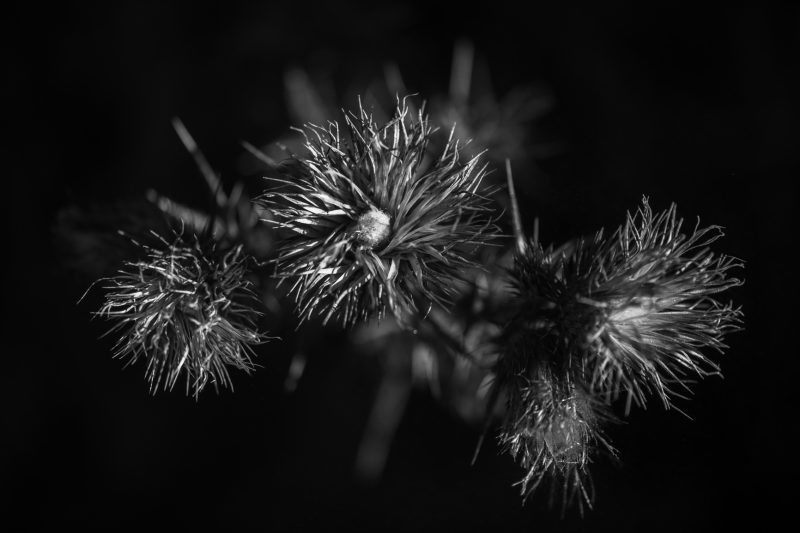
#> input picture flowers.jpg, 800 x 533 px
$ jupyter execute --allow-errors 'Magnitude and Phase Interchange Assignment-3.ipynb'
#> lines starting #> are read from the running program, lines starting #| are printed output that depends on the picture
# Magnitude and Phase Interchange Assignment-3

- imports and setup

[cell 1]
import numpy as np
import matplotlib.image as mpimg
import matplotlib.pyplot as plt
import numpy.fft as fft
import cmath

#> (a cell that did not finish here is left out)

#> (a cell that did not finish here is left out)

#> (a cell that did not finish here is left out)

#> (a cell that did not finish here is left out)

[cell 6]
img2 = mpimg.imread('flowers.jpg')
#> img2 is the input picture: shape (533, 800, 3); min 0, max 255, mean 23.4
t2= fft.fft2(img2)
plt.subplots(figsize=(20,10))
plt.subplot(2,3,1)
plt.imshow(img2)
plt.subplot(2,3,2)
plt.imshow(abs(t2).astype(np.uint8))
plt.subplot(2,3,3)
plt.imshow(np.angle(t2).astype(np.uint8))
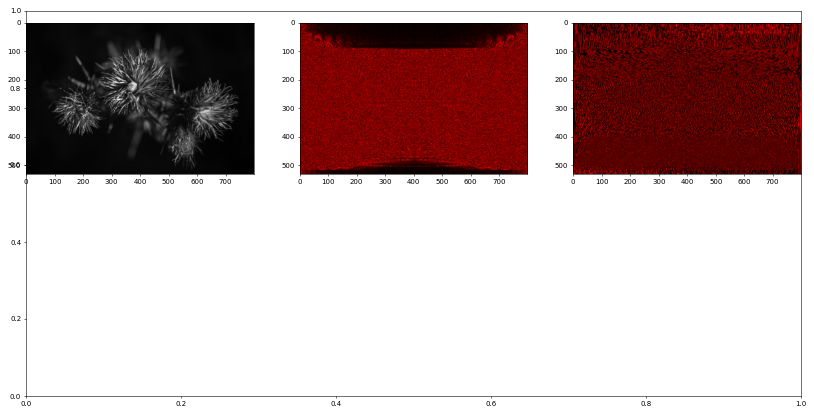
#> figure drawn by matplotlib, 3 panels

[cell 7]
img3 = mpimg.imread('bridge.jpg')
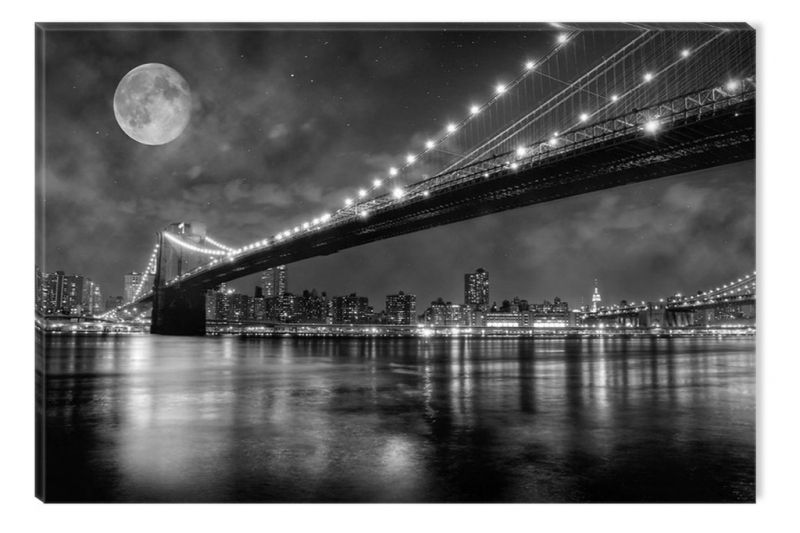
#> input picture bridge.jpg, 800 x 533 px
#> img3 is the input picture: shape (533, 800, 3); min 0, max 255, mean 107.6
t3 = fft.fft2(img3)
plt.subplots(figsize=(20,10))
plt.subplot(2,3,1)
plt.imshow(img3)
plt.subplot(2,3,2)
plt.imshow(abs(t3).astype(np.uint8))
plt.subplot(2,3,3)
plt.imshow(np.angle(t3).astype(np.uint8))
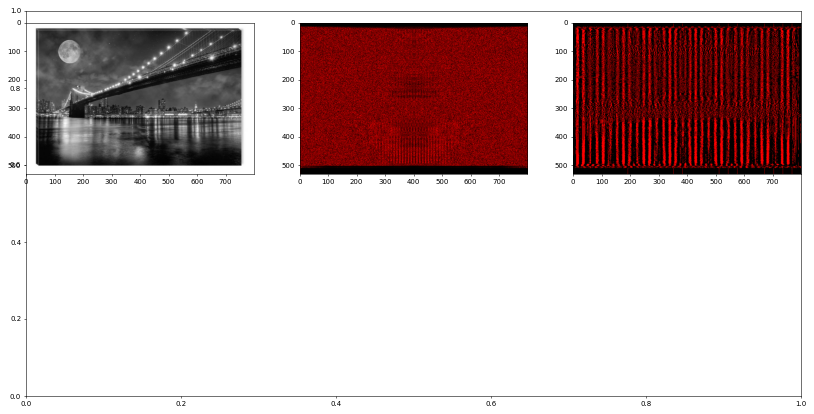
#> figure drawn by matplotlib, 3 panels

[cell 8]
sum(np.angle(t3))
#> Out = 800 rows, first 8: [0, 0, 0], [-151.9, 0, 0], [46.34, 0, 0], [139.6, 0, 0], [196.3, 0, 0], [104.3, 0, 0], [19.46, 0, 0], [59.52, 0, 0]

[cell 9]
tempMag = np.abs(t2)
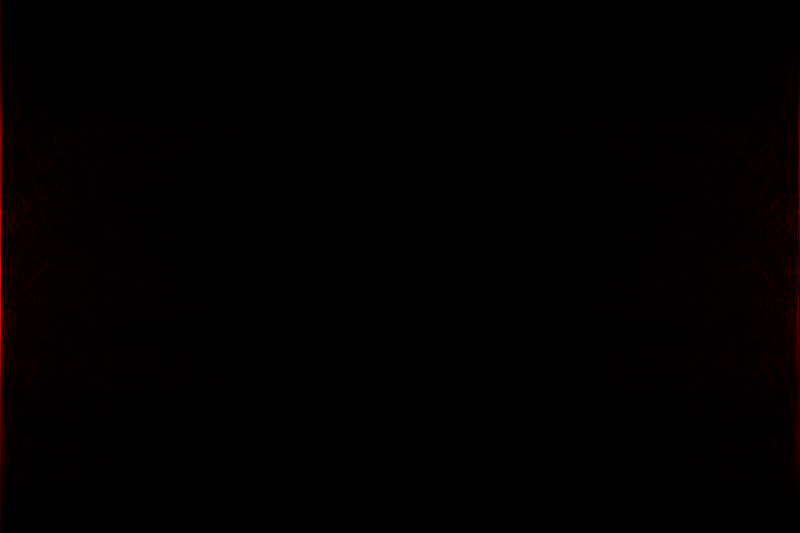
#> tempMag: shape (533, 800, 3) float64; mean of channels 0, 1, 2 1211.6, 0, 0; drawn with min black and max white
tempMag = tempMag.astype(np.uint8)
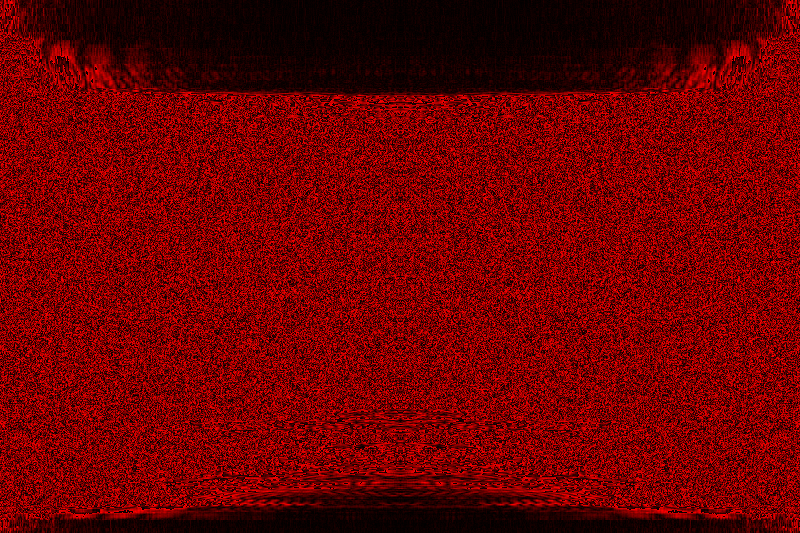
#> tempMag: shape (533, 800, 3); mean of channels 0, 1, 2 108.2, 0, 0; drawn as R, G, B
temp_phase = np.angle(t3)
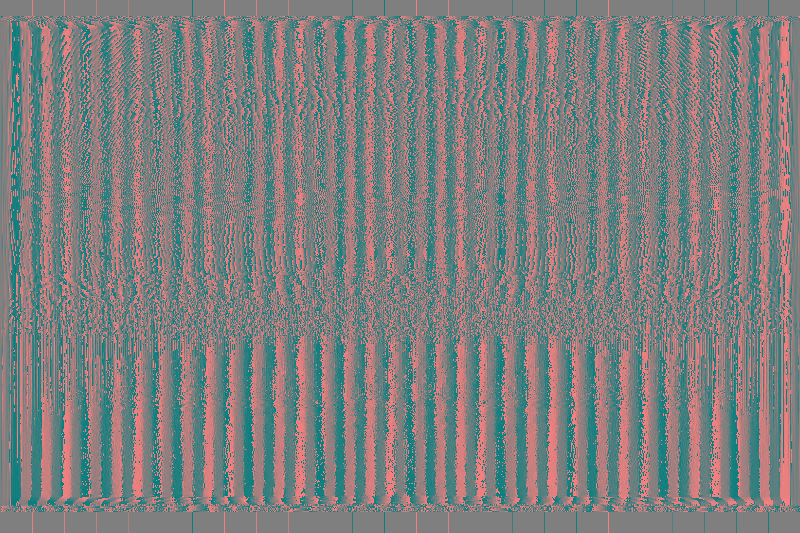
#> temp_phase: shape (533, 800, 3) float64; mean of channels 0, 1, 2 -0.000109, 0, 0; drawn with min black and max white
temp_phase = temp_phase.astype(np.uint8)
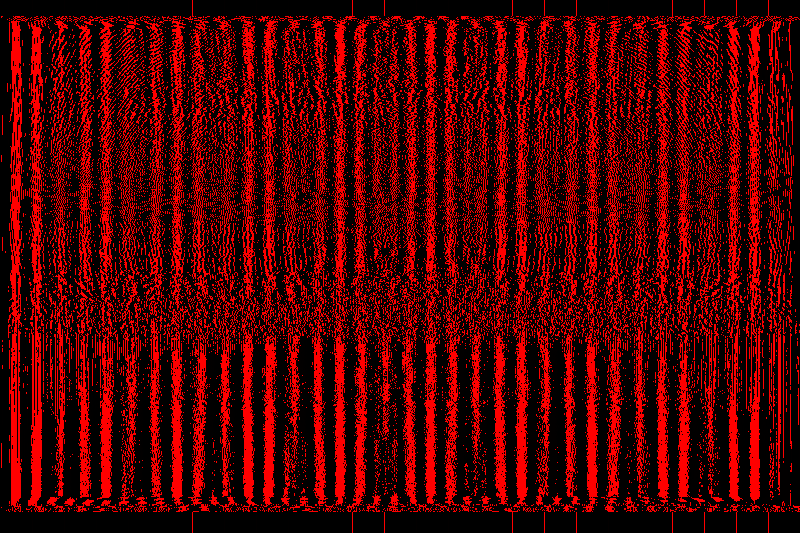
#> temp_phase: shape (533, 800, 3); mean of channels 0, 1, 2 79.5, 0, 0; drawn as R, G, B
t4 = tempMag*temp_phase
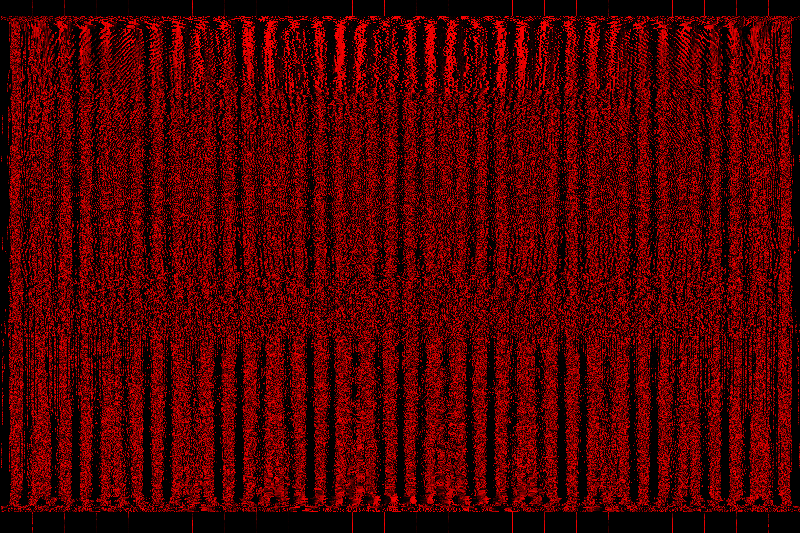
#> t4: shape (533, 800, 3); mean of channels 0, 1, 2 79.1, 0, 0; drawn as R, G, B
img4 = fft.ifft2(t4)
img4 = img4.astype(np.uint8)
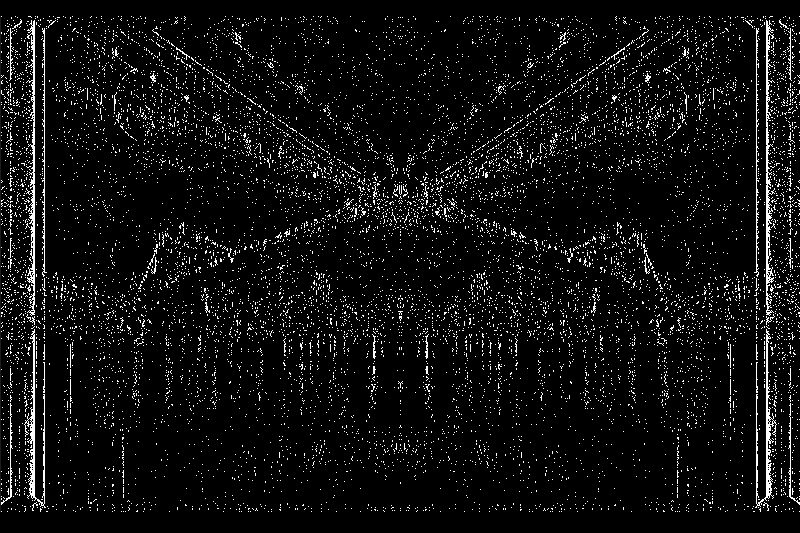
#> img4: shape (533, 800, 3); min 0, max 255, mean 15.2
plt.imshow(img4)
